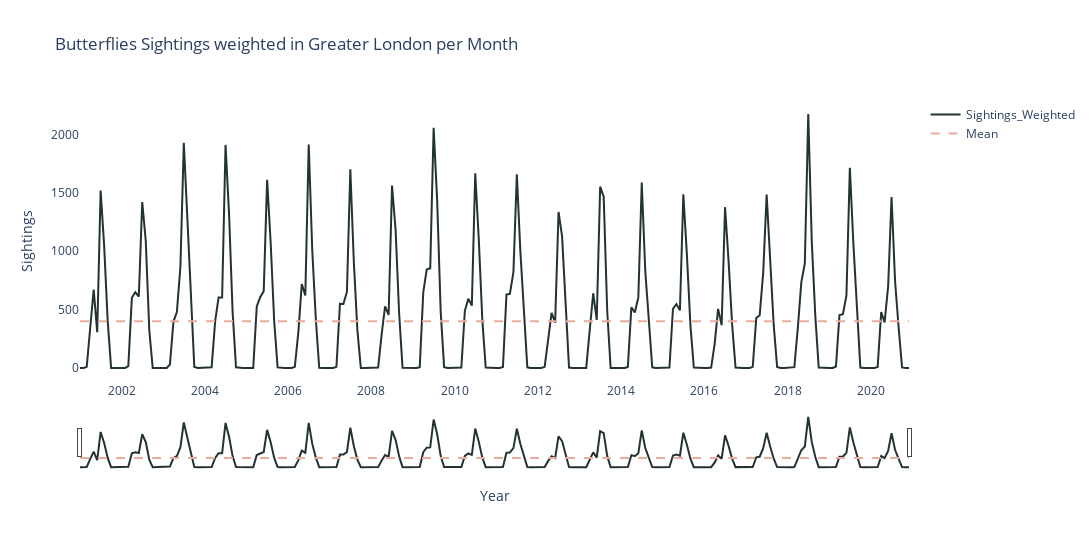

Notebook code cell kept with this figure:
### Code cell
# Plot sightings weighted per month
fig = go.Figure()
fig.add_trace(go.Scatter(x=Sightings_Surveys.index, 
                         y=Sightings_Surveys['Sightings_Weighted'], 
                         mode='lines', name='Sightings_Weighted', line=dict(color='#233333')))
fig.add_trace(go.Scatter(x=Sightings_Surveys.index, 
                         y=[Sightings_Surveys['Sightings_Weighted'].mean()]*len(Sightings_Surveys), 
                         mode='lines', name='Mean', line_dash='dash', line=dict(color='#EBACA0')))

fig.update_xaxes(rangeslider_visible=True)
fig.update_layout(yaxis_title='Sightings', xaxis_title='Year',
                  title='Butterflies Sightings weighted in Greater London per Month',
                  width = 1100, height = 550, plot_bgcolor='white', showlegend=True)
# fig.update_layout(xaxis=dict(showgrid=False), yaxis=dict(showgrid=False))
fig.show()

### Figure 1 — Plotly figure (JSON) as saved in the notebook; plotly's stock layout.template omitted (floating-point values rounded to 4 significant figures; data arrays with more than 128 entries replaced by an {"elided": "..."} marker saying what was removed)
{"data": [{"line": {"color": "#233333"}, "mode": "lines", "name": "Sightings_Weighted", "type": "scatter", "x": {"elided": "240 str values"}, "y": {"elided": "240 float values"}}, {"line": {"color": "#EBACA0", "dash": "dash"}, "mode": "lines", "name": "Mean", "type": "scatter", "x": {"elided": "240 str values"}, "y": {"elided": "240 float values"}}], "layout": {"height": 550, "plot_bgcolor": "white", "showlegend": true, "title": {"text": "Butterflies Sightings weighted in Greater London per Month"}, "width": 1100, "xaxis": {"autorange": true, "range": ["2001-01-01", "2020-12-01"], "rangeslider": {"autorange": true, "range": ["2001-01-01", "2020-12-01"], "visible": true, "yaxis": {"_template": null, "rangemode": "match"}}, "title": {"text": "Year"}, "type": "date"}, "yaxis": {"autorange": true, "range": [-120.7, 2294.0], "title": {"text": "Sightings"}, "type": "linear"}}}
